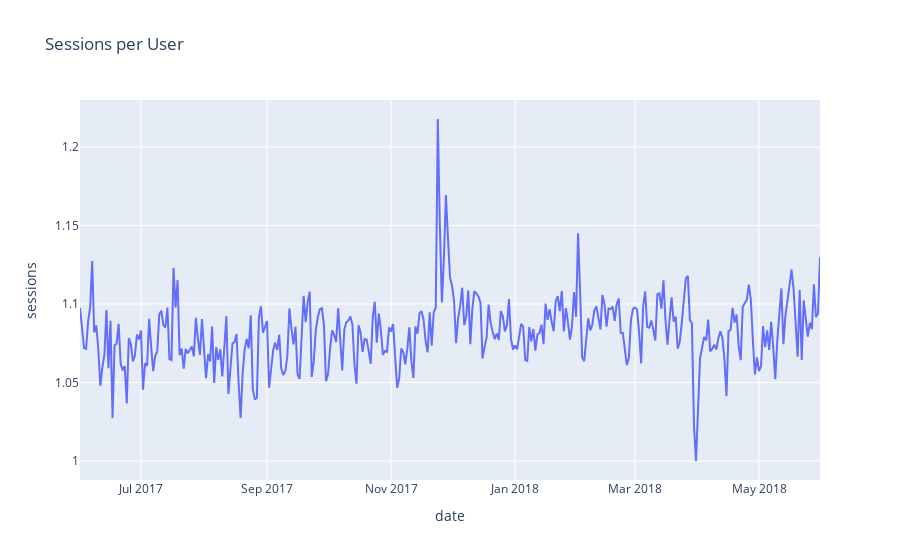

Write notebook code for a chart like this one.
### Markdown cell above
As expected, the daily sessions track closely with daily users.

### Code cell
fig = px.line(dau,
             x='date',
             y='sessions_per_user',
             title='Sessions per User',
             labels={'sessions_per_user': 'sessions'})

fig.show()

### Figure 1 — Plotly figure (JSON) as saved in the notebook; plotly's stock layout.template omitted (floating-point values rounded to 4 significant figures; data arrays with more than 128 entries replaced by an {"elided": "..."} marker saying what was removed)
{"data": [{"hovertemplate": "date=%{x}<br>sessions=%{y}<extra></extra>", "legendgroup": "", "line": {"color": "#636efa", "dash": "solid"}, "marker": {"symbol": "circle"}, "mode": "lines", "name": "", "orientation": "v", "showlegend": false, "type": "scatter", "x": {"elided": "364 str values"}, "xaxis": "x", "y": {"elided": "364 float values"}, "yaxis": "y"}], "layout": {"legend": {"tracegroupgap": 0}, "title": {"text": "Sessions per User"}, "xaxis": {"anchor": "y", "domain": [0, 1], "title": {"text": "date"}}, "yaxis": {"anchor": "x", "domain": [0, 1], "title": {"text": "sessions"}}}}
